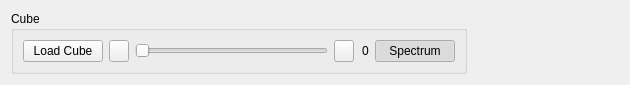
<?xml version="1.0" encoding="UTF-8"?>
<ui version="4.0">
 <class>AnalysisTools</class>
 <widget class="QWidget" name="AnalysisTools">
  <property name="geometry">
   <rect>
    <x>0</x>
    <y>0</y>
    <width>630</width>
    <height>79</height>
   </rect>
  </property>
  <property name="sizePolicy">
   <sizepolicy hsizetype="Ignored" vsizetype="Preferred">
    <horstretch>0</horstretch>
    <verstretch>0</verstretch>
   </sizepolicy>
  </property>
  <property name="windowTitle">
   <string>Form</string>
  </property>
  <layout class="QHBoxLayout" name="horizontalLayout_2" stretch="3,1">
   <item>
    <widget class="QGroupBox" name="CubeGroupBox">
     <property name="title">
      <string>Cube</string>
     </property>
     <layout class="QHBoxLayout" name="horizontalLayout" stretch="0,0,0,0,0,0">
      <item>
       <widget class="QPushButton" name="loadCubeButton">
        <property name="text">
         <string>Load Cube</string>
        </property>
       </widget>
      </item>
      <item>
       <widget class="QPushButton" name="bandDownButton">
        <property name="sizePolicy">
         <sizepolicy hsizetype="Fixed" vsizetype="Fixed">
          <horstretch>0</horstretch>
          <verstretch>0</verstretch>
         </sizepolicy>
        </property>
        <property name="minimumSize">
         <size>
          <width>20</width>
          <height>0</height>
         </size>
        </property>
        <property name="maximumSize">
         <size>
          <width>20</width>
          <height>16777215</height>
         </size>
        </property>
        <property name="text">
         <string/>
        </property>
        <property name="icon">
         <iconset resource="../images.qrc">
          <normaloff>:/Buttons/Resurces/left_button.png</normaloff>:/Buttons/Resurces/left_button.png</iconset>
        </property>
        <property name="autoRepeat">
         <bool>true</bool>
        </property>
       </widget>
      </item>
      <item>
       <widget class="QSlider" name="cubeBandSlider">
        <property name="sizePolicy">
         <sizepolicy hsizetype="Expanding" vsizetype="Fixed">
          <horstretch>1</horstretch>
          <verstretch>0</verstretch>
         </sizepolicy>
        </property>
        <property name="minimum">
         <number>400</number>
        </property>
        <property name="maximum">
         <number>700</number>
        </property>
        <property name="singleStep">
         <number>5</number>
        </property>
        <property name="orientation">
         <enum>Qt::Horizontal</enum>
        </property>
       </widget>
      </item>
      <item>
       <widget class="QPushButton" name="bandUpButton">
        <property name="sizePolicy">
         <sizepolicy hsizetype="Minimum" vsizetype="Fixed">
          <horstretch>0</horstretch>
          <verstretch>0</verstretch>
         </sizepolicy>
        </property>
        <property name="minimumSize">
         <size>
          <width>20</width>
          <height>0</height>
         </size>
        </property>
        <property name="maximumSize">
         <size>
          <width>20</width>
          <height>16777215</height>
         </size>
        </property>
        <property name="text">
         <string/>
        </property>
        <property name="icon">
         <iconset resource="../images.qrc">
          <normaloff>:/Buttons/Resurces/right_button.png</normaloff>:/Buttons/Resurces/right_button.png</iconset>
        </property>
        <property name="autoRepeat">
         <bool>true</bool>
        </property>
       </widget>
      </item>
      <item>
       <widget class="QLabel" name="bandLabel">
        <property name="text">
         <string>0</string>
        </property>
        <property name="indent">
         <number>2</number>
        </property>
       </widget>
      </item>
      <item>
       <widget class="QPushButton" name="showSpectrumButton">
        <property name="text">
         <string>Spectrum</string>
        </property>
        <property name="checkable">
         <bool>true</bool>
        </property>
        <property name="checked">
         <bool>true</bool>
        </property>
       </widget>
      </item>
     </layout>
    </widget>
   </item>
   <item>
    <spacer name="horizontalSpacer">
     <property name="orientation">
      <enum>Qt::Horizontal</enum>
     </property>
     <property name="sizeHint" stdset="0">
      <size>
       <width>40</width>
       <height>20</height>
      </size>
     </property>
    </spacer>
   </item>
  </layout>
 </widget>
 <resources>
  <include location="../images.qrc"/>
 </resources>
 <connections>
  <connection>
   <sender>cubeBandSlider</sender>
   <signal>valueChanged(int)</signal>
   <receiver>bandLabel</receiver>
   <slot>setNum(int)</slot>
   <hints>
    <hint type="sourcelabel">
     <x>291</x>
     <y>40</y>
    </hint>
    <hint type="destinationlabel">
     <x>391</x>
     <y>58</y>
    </hint>
   </hints>
  </connection>
 </connections>
</ui>
